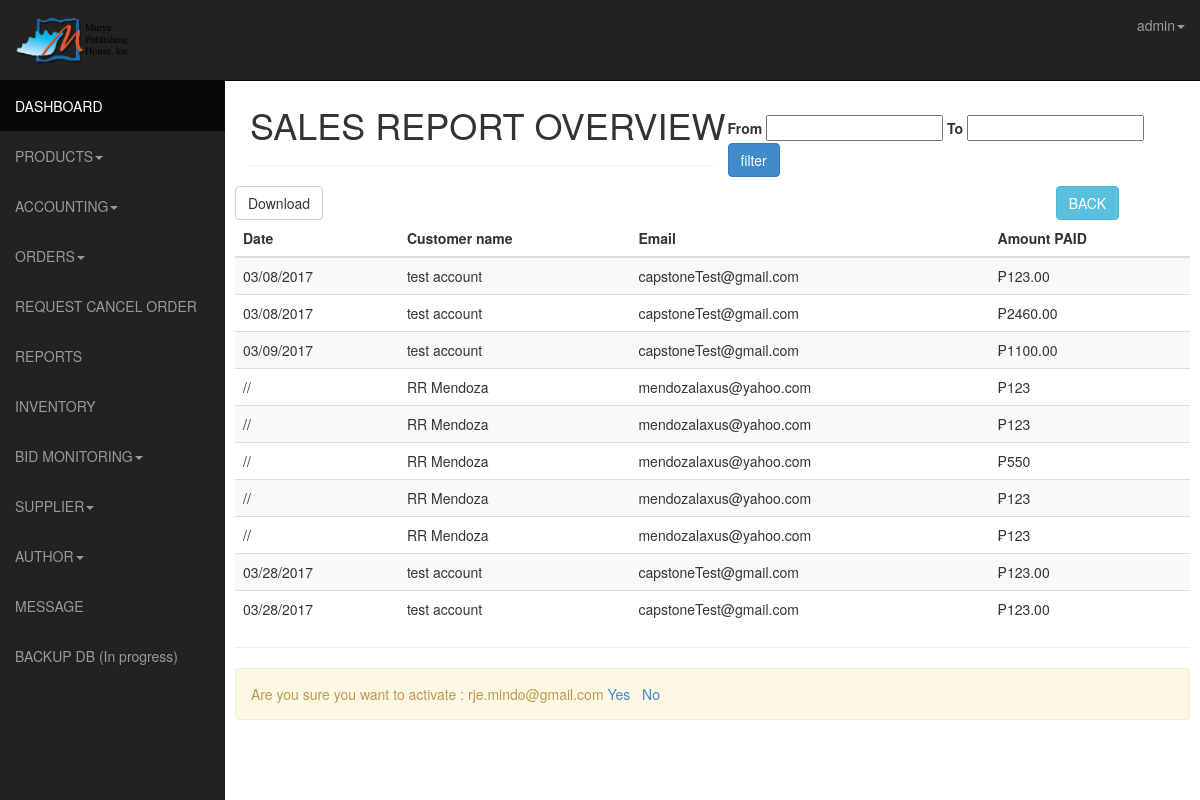
Page /admin/sales_report.php?userid=1 (signed in) on the committed database.
### tables this page shows
CREATE TABLE IF NOT EXISTS `transactions` (
  `id` int(11) NOT NULL AUTO_INCREMENT,
  `user_id` int(11) NOT NULL,
  `product_id_array` varchar(255) NOT NULL,
  `payer_email` varchar(255) NOT NULL,
  `first_name` varchar(255) NOT NULL,
  `last_name` varchar(255) NOT NULL,
  `month` varchar(4) NOT NULL,
  `day` varchar(4) NOT NULL,
  `year` varchar(4) NOT NULL,
  `payment_date` timestamp NOT NULL DEFAULT CURRENT_TIMESTAMP ON UPDATE CURRENT_TIMESTAMP,
  `mc_gross` varchar(255) NOT NULL,
  `payment_currency` varchar(255) NOT NULL,
  `receiver_email` varchar(255) NOT NULL,
  `payment_type` varchar(255) NOT NULL,
  `payment_status` varchar(255) NOT NULL,
  `txn_type` varchar(255) NOT NULL,
  `payer_status` varchar(255) NOT NULL,
  `address_street` varchar(255) NOT NULL,
  `address_city` varchar(255) NOT NULL,
  `address_state` varchar(255) NOT NULL,
  `address_zip` varchar(255) NOT NULL,
  `address_country` varchar(255) NOT NULL,
  `address_status` varchar(255) NOT NULL,
  `notify_version` varchar(255) NOT NULL,
  `verify_sign` varchar(255) NOT NULL,
  `payer_id` varchar(255) NOT NULL,
  `mc_currency` varchar(255) NOT NULL,
  `mc_fee` varchar(255) NOT NULL,
  `txn_id` varchar(255) NOT NULL,
  `qty` int(11) NOT NULL,
  PRIMARY KEY (`id`)
);

CREATE TABLE IF NOT EXISTS `users` (
  `id` int(11) NOT NULL AUTO_INCREMENT,
  `usn` varchar(50) NOT NULL,
  `fname` varchar(120) NOT NULL,
  `lname` varchar(120) NOT NULL,
  `birthday` date NOT NULL,
  `address` varchar(60) NOT NULL,
  `contact` int(11) NOT NULL,
  `email` varchar(120) NOT NULL,
  `password` varchar(128) NOT NULL,
  `activate` int(11) NOT NULL,
  `code` int(11) NOT NULL,
  `date` date NOT NULL,
  `block` int(11) NOT NULL,
  `pic` int(11) NOT NULL,
  `ext` varchar(5) NOT NULL,
  `admin` int(11) NOT NULL,
  `user_type` int(10) NOT NULL,
  PRIMARY KEY (`id`)
);

### admin/sales_report.php (the view, shortened to what this page needs)
<!DOCTYPE html>
<html lang="en">
  <head>
    <link href="css/bootstrap.css" rel="stylesheet">
    <link href="css/sb-admin.css" rel="stylesheet">-->
    <link rel="stylesheet" href="css/morris-0.4.3.min.css">
   <link rel="stylesheet" href="http://code.jquery.com/ui/1.10.3/themes/smoothness/jquery-ui.css">
    <link rel="stylesheet" href="/resources/demos/style.css" />
  </head>
  <body>
    <div id="wrapper">
      <nav class="navbar navbar-inverse  navbar-fixed-top" role="navigation">
      <?php include 'template/sidebar.php';?>
		<?php include 'template/top.php';?>
      </nav>
      <div id="page-wrapper">
        <div class="row">
          <div class="col-lg-12">
            <h1>SALES REPORT OVERVIEW <small></small></h1>
            <div class="col-lg-6 pull-right" style="margin-top:-40px;">
              <form action="" method="post"><label for="from">From</label>
			         <input type="text" id="from" name="date2" />
			         <label for="to">To</label>
			         <input type="text" id="to" name="date1" />
			         <input type="submit" name="submit" class="btn btn-primary" value="filter"/> </form>
            </div>
           <hr>
          </div>
        </div>
       <div class="row">
       <div class="row">
            <div class="col-lg-10">
              <button onclick="window.location='excel_download.php?sales_rep=print'" target="_blank" class="btn btn-default">Download</button>
           </div>
           <div class="col-lg-2 pull-right">
              <button onclick="window.location='reports.php'" class="btn btn-info">BACK</button>
           </div>
       </div>
        <div class="table-responsive">
        <table class="table table-striped">
          <thead>
     <th>Date</th>
  <th>Customer name</th>
    <th>Email</th>
    <th>Amount PAID</th>
	 		    </thead>
          <tbody>
     <?php
$month = date('m');
$day = date('d');
$year = date('Y');
$output = "";
$todayQuery= mysql_query("SELECT * FROM transactions ORDER BY id");
			if (mysql_num_rows($todayQuery)==0){
         $output .= "<tr ><td colspan='5'><div class='alert alert-warning'>No order for this date ($month/$day/$year)</div></td></tr>";
}
else {
        while($row = mysql_fetch_array($todayQuery)){
          $first_name = $row['first_name'];
		  $last_name = $row['last_name'];
		  $payer_email = $row['payer_email'];
		  $mc_gross = $row['mc_gross'];
		  $day = $row['day'];
          $month = $row['month'];
          $year = $row['year'];
		   $output .= "<tr>";
          $output .= '<td>'.$month.'/'.$day.'/'.$year.'</td>';
          $output .= '<td>'.$first_name.' '.$last_name.'</td>';
         $output .=   '<td> '.$payer_email.'</td>';
         $output .= '<td> &#8369;'.$mc_gross.'</td>';
        }
}
 ?>
 <?php echo $output ?>
      </tbody>
      </table>
      <hr />
 <?php
	if (isset($_GET['userid']))
	{
		$id = $_GET['userid'];
		$sql = mysql_query("SELECT * FROM users WHERE id=$id");
									while($row = mysql_fetch_array($sql))
									{
										$email = $row["email"];
									}
		?>
			<div class="alert alert-warning">Are you sure you want to activate  : <?php echo $email ?> <a href="reports.php?yesid=<?php echo $id; ?>">Yes</a> &nbsp <a href="reports.php">No</a></div>
	<?php
	}
?>
      </div>
    </div>
  </body>
</html>

### admin/template/top.php (shortened to what this page needs)
<ul class="nav navbar-nav navbar-right navbar-user">
           <li class="dropdown user-dropdown">
             <a href="#" class="dropdown-toggle" data-toggle="dropdown"><i class="fa fa-user"></i><?php echo $username?><b class="caret"></b></a>
           </li>
         </ul>
       </div>

### admin/css/sb-admin.css (style rules this page uses)
body { margin-top: 50px; }
#wrapper { padding-left: 0; }
#page-wrapper { width: 100%; padding: 5px 15px; }
@media (min-width:768px) { #wrapper { padding-left: 225px; } }
@media (min-width:768px) { #page-wrapper { padding: 15px 25px; } }

### rows in the picture
transactions: month "03", day "08", year "2017", first_name "test", last_name "account", payer_email "capstoneTest@gmail.com", mc_gross "123.00"
transactions: month "03", day "08", year "2017", first_name "test", last_name "account", payer_email "capstoneTest@gmail.com", mc_gross "2460.00"
transactions: month "03", day "09", year "2017", first_name "test", last_name "account", payer_email "capstoneTest@gmail.com", mc_gross "1100.00"
transactions: first_name "RR", last_name "Mendoza", payer_email "mendozalaxus@yahoo.com", mc_gross "123"
transactions: first_name "RR", last_name "Mendoza", payer_email "mendozalaxus@yahoo.com", mc_gross "123"
transactions: first_name "RR", last_name "Mendoza", payer_email "mendozalaxus@yahoo.com", mc_gross "550"
transactions: first_name "RR", last_name "Mendoza", payer_email "mendozalaxus@yahoo.com", mc_gross "123"
transactions: first_name "RR", last_name "Mendoza", payer_email "mendozalaxus@yahoo.com", mc_gross "123"
transactions: month "03", day "28", year "2017", first_name "test", last_name "account", payer_email "capstoneTest@gmail.com", mc_gross "123.00"
transactions: month "03", day "28", year "2017", first_name "test", last_name "account", payer_email "capstoneTest@gmail.com", mc_gross "123.00"
users: email "rje.mindo@gmail.com"

### other values in the picture
$username "admin"
